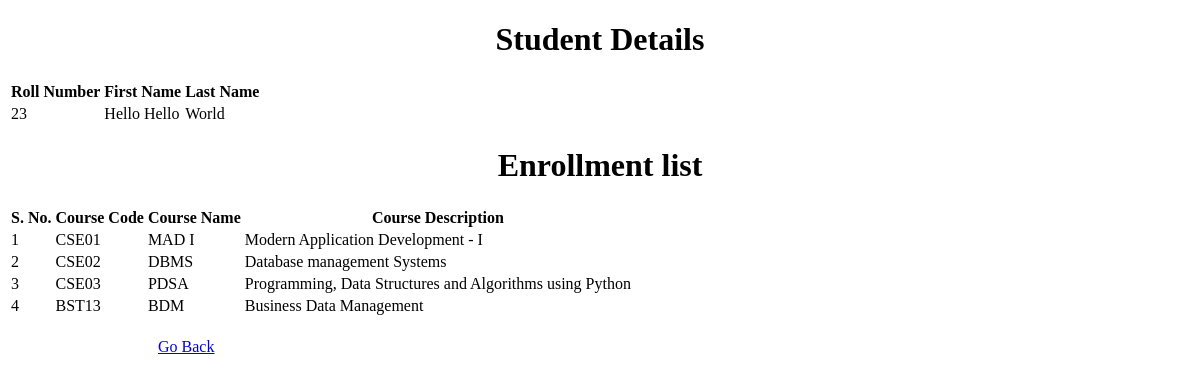
Before: /student/6 with the older database file.
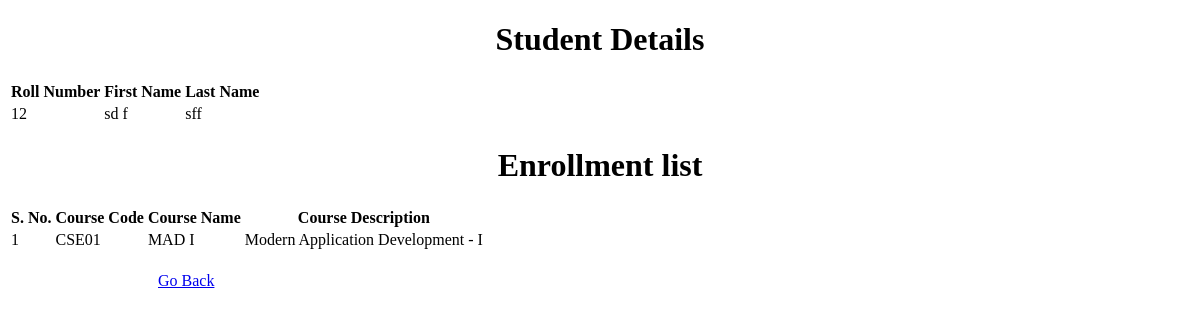
After: the same page with the newer database file.
### app.py (models this page shows)
class Student(db.Model):
    __tablename__ = "student"
    student_id = db.Column(db.Integer, primary_key=True, autoincrement=True)
    roll_number = db.Column(db.String, unique=True, nullable=False)
    first_name = db.Column(db.String, nullable=False)
    last_name = db.Column(db.String)
    courses = db.relationship("Course", secondary="enrollments")

class Course(db.Model):
    __tablename__ = "course"
    course_id = db.Column(db.Integer, primary_key=True, autoincrement=True)
    course_code = db.Column(db.String, unique=True, nullable=False)
    course_name = db.Column(db.String, nullable=False)
    course_description = db.Column(db.String)

### app.py (the view)
@app.route("/student/<int:student_id>", methods=["GET", "POST"])
def View(student_id):
    student = Student.query.filter_by(student_id=student_id).first()
    return render_template("personal.html", Student=student, Courses=student.courses)

### templates/personal.html (shortened to what this page needs)
<!DOCTYPE html>
<html>
<head>
</head>
<body>
    <div>
        <h1>Student Details</h1>
        <table id = "personal-details">
            <tr>
                <th>Roll Number</th>
                <th>First Name</th>
                <th>Last Name</th>
            </tr>
            <tr>
                <td>{{Student["roll_number"]}}</td>
                <td>{{Student["first_name"]}}</td>
                <td>{{Student["last_name"]}}</td>
            </tr>
            </table>
    </div>
    <div>
        <h1>Enrollment list</h1>
        <table id = "enroll-table">
            <tr>
                <th>S. No.</th>
                <th>Course Code</th>
                <th>Course Name</th>
                <th>Course Description</th>
            </tr>
            {%for Course in Courses%}
            <tr>
                <td>{{loop.index}}</td>
                <td>{{Course["course_code"]}}</td>
                <td>{{Course["course_name"]}}</td>
                <td>{{Course["course_description"]}}</td>
            </tr>
            {%endfor%}
            </table>
    </div>
    <div style="margin-left: 150px;"><a href="/">Go Back</a></div>
</body>
</html>

Changed rows visible on the page:
no longer on this page (row unchanged): Course: course_code "CSE02", course_name "DBMS", course_description "Database management Systems"
no longer on this page (row unchanged): Course: course_code "CSE03", course_name "PDSA", course_description "Programming, Data Structures and Algorithms using Python"
no longer on this page (row unchanged): Course: course_code "BST13", course_name "BDM", course_description "Business Data Management"
changed Student: roll_number "23" → "12"; first_name "Hello Hello" → "sd f"; last_name "World" → "sff"
